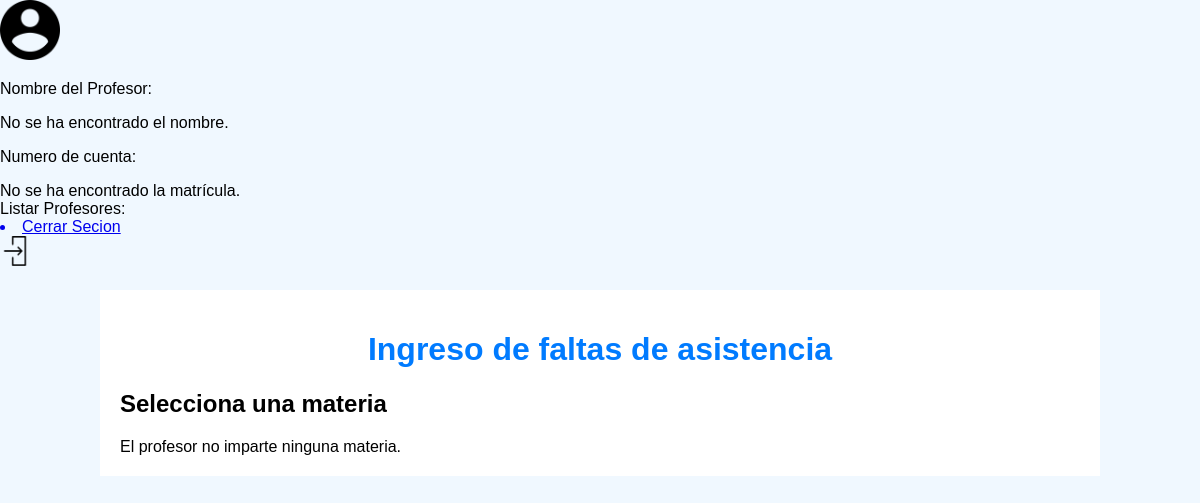
The page /Pagina_Maestro_prototipo1/faltas.php on the database as committed earlier.
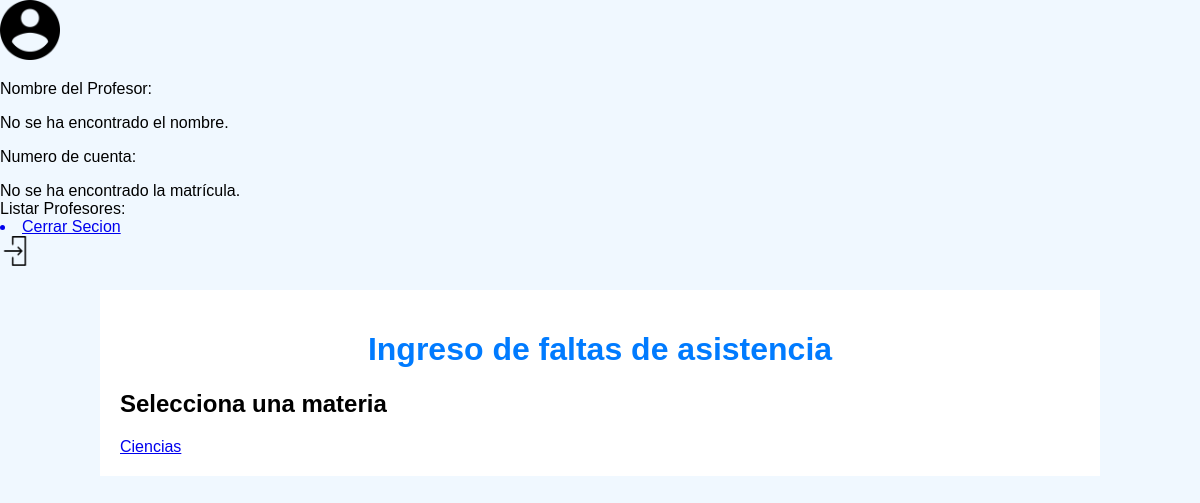
The same page on the database as committed later.
### tables this page shows
CREATE TABLE materias(
    id_materia INT AUTO_INCREMENT PRIMARY KEY,
    nombre VARCHAR(50),
    matricula_profesor INT,
    FOREIGN KEY (matricula_profesor) REFERENCES profesores(matricula_profesor)
);

### Pagina_Maestro_prototipo1/Conexion.php (called while the page is built, shortened)
<?php
   class Conexion{
    private $host = 'localhost';
    private $usuario= 'root';
    private $password = '';
    private $base = 'Titanic';
    public $sentencia;
    private $conexion;
    private function abrir_conexion(){
      $this->conexion = new mysqli($this->host,$this->usuario,$this->password,$this->base);
    }
    public function obtener_sentencia(){
      $result = $this->conexion->query($this->sentencia);
      return $result;
    }
  }
?>

### Pagina_Maestro_prototipo1/faltas.php (the view, shortened to what this page needs)
<!DOCTYPE html>
<html lang="es">
<head>
    <link rel="stylesheet" href="agregar.css">
</head>
<body>
    <header id="cabeza">
            <article id="Info_usuario">
                <input id="Imagen0" type="image" src="icon_usuario.PNG" alt="Enviar" width="60px" height="60px">
                <div id="Info_usuario1">
                    <p>Nombre del Profesor:</p>
                    <?php
                        if (isset($_COOKIE['username'])) {
                        $username = $_COOKIE['username'];
                        echo "$username";
                        } else {
                            echo "No se ha encontrado el nombre.";
                        }
                    ?>
                    <p>Numero de cuenta:</p>
                    <?php
                        if (isset($_COOKIE['matricula'])) {
                        $matricula = $_COOKIE['matricula'];
                            echo "$matricula";
                        } else {
                            echo "No se ha encontrado la matrícula.";
                        }
                    ?>
               </div>
            </article>
            <article id="Info_ListAlumn">
                <div>
                    Listar Profesores:
                </div>
            </article>
            <article id="cerrar_secion0">
                <a href="?opc=cerrar_secion"> <li>Cerrar Secion</li> </a>
                <input id="Imagen0" type="image" src="Icon_salir.PNG" alt="Enviar" width="30px" height="30px">
            </article>
        </header>
<div class="ingreso">
    <h1>Ingreso de faltas de asistencia</h1>
<?php
    require_once('Conexion.php');
    $conexion = new Conexion();
    $matricula_profesor = 2;
    if (!isset($_REQUEST["opc1"]) && !isset($_REQUEST["opc2"]) && !isset($_REQUEST["opc3"])) {
        $query_materias = "SELECT id_materia, nombre FROM materias WHERE matricula_profesor = $matricula_profesor";
        $conexion->sentencia = $query_materias;
        $result_materias = $conexion->obtener_sentencia();
        echo "<h2>Selecciona una materia</h2>";
        if ($result_materias->num_rows > 0) {
            while ($fila = $result_materias->fetch_assoc()) {
                echo '<a href="?opc1=' . $fila["id_materia"] . '">' . $fila["nombre"] . '</a><br>';
            }
        } else {
            echo "El profesor no imparte ninguna materia.";
        }
    }
?>
</div>
</body>
</html>

Rows that differ between the two databases and show on the page:
added materias: nombre "Ciencias"
Other text that changed with them:
text no longer shown: "El profesor no imparte ninguna materia."
